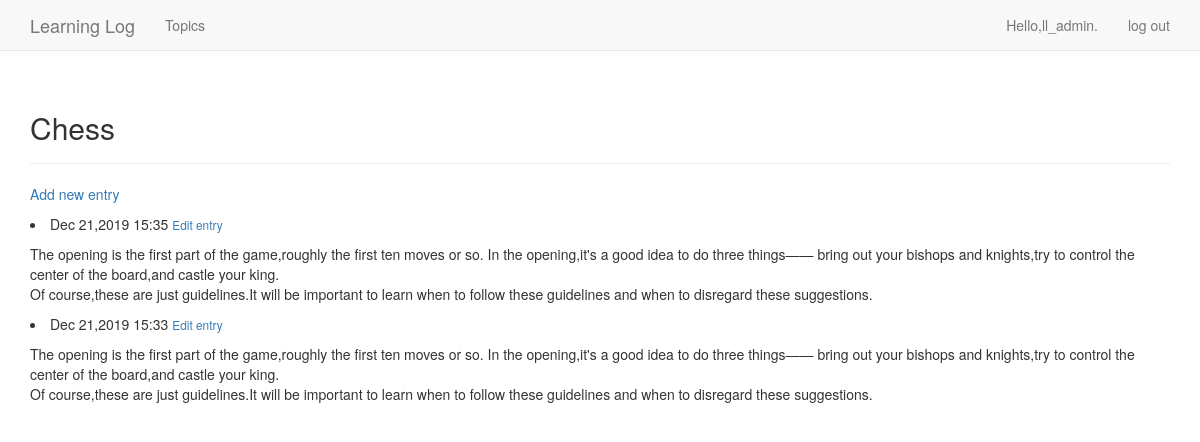
Before: /topic/1/ (signed in) with the older database file.
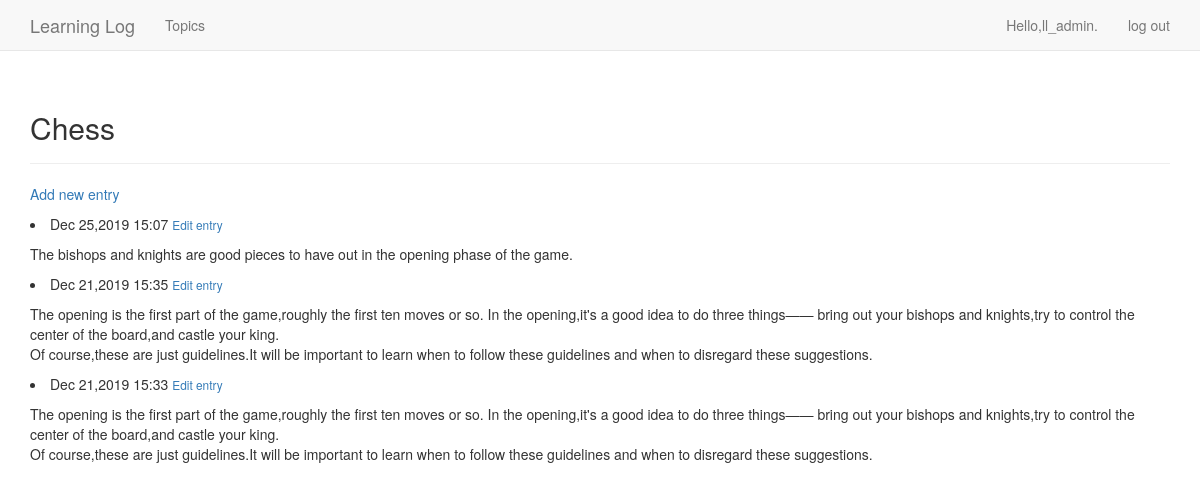
After: the same page with the newer database file.
### learning_logs/models.py (models this page shows, shortened)
class Topic(models.Model):
    text = models.CharField(max_length=200)
    data_added = models.DateTimeField(auto_now_add=True)
    owner = models.ForeignKey(User,on_delete=models.CASCADE)
    def __str__(self):
      return self.text

class Entry(models.Model):
  topic = models.ForeignKey(Topic,on_delete=models.CASCADE)#提供一个多对一关系
  text = models.TextField()
  data_added =models.DateTimeField(auto_now_add=True)
  class Meta:
    verbose_name_plural = 'entries'

### learning_logs/views.py (the view)
# urls.py: re_path(r"topic/(?P<topic_id>\d+)/",views.topic,name='topic'),
@login_required
def topic(request,topic_id):
    topic = Topic.objects.get(id=topic_id)
    check_topic_owner(request, topic)
    entries = topic.entry_set.order_by("-data_added")
    context = {'topic':topic,'entries':entries}
    return render(request,'learning_logs/topic.html',context)

### learning_logs/views.py (called while the page is built)
def check_topic_owner(request,topic):
    if topic.owner != request.user:
        raise Http404

### learning_logs/templates/learning_logs/topic.html
{% extends "learning_logs/base.html" %}
{% block header %}
    <h2>{{ topic }}</h2>
{% endblock header %}
{% block content %}
    <p>
        <a href="{% url 'learning_logs:new_entry' topic.id %}"> Add new entry</a>
    </p>
    {% for entry in entries %}
        <div>
            <li>
                {{ entry.data_added|date:'M d,Y H:i' }}
                <small>
                    <a href="{% url 'learning_logs:edit_entry' entry.id %}">Edit entry</a>
                </small>
            </li>
            <p>{{ entry.text|linebreaks }}</p>
        </div>
    {% empty %}
        <li>
            There are no entries for this topic yet.
        </li>
    {% endfor %}
{% endblock content %}

### learning_logs/templates/learning_logs/base.html (shortened to what this page needs)
{% load bootstrap3 %}
<!DOCTYPE html>
<html lang="en">
  <head>
    {% bootstrap_css %}
  </head>
  <body>
    <nav class="navbar navbar-default navbar-static-top">
      <div class="container">
        <div class="navbar-header">
          <a class="navbar-brand" href="{% url 'learning_logs:index' %}">Learning Log</a>
        </div>
        <div id="navbar" class="navbar-collapse collapse">
          <ul class="nav navbar-nav">
            <li>
              <a href="{% url 'learning_logs:topics' %}">Topics</a>
            </li>
          </ul>
          <ul class="nav navbar-nav navbar-right">
            {% if user.is_authenticated %}
              <li>
                <a>Hello,{{ user.username }}.</a>
              </li>
              <li>
                <a href="{% url 'users:logout' %}">log out</a>
              </li>
            {% endif %}
          </ul>
        </div>
      </div>
    </nav>
    <div class="container">
      <div class="page-header">
        {% block header %}
        {% endblock header %}
      </div>
      <div>
        {% block content %}
        {% endblock content %}
      </div>
    </div>
  </body>
</html>

Changed rows visible on the page:
added Entry: data_added "Dec 25,2019 15:07", text "The bishops and knights are good pieces to have out in the opening phase of the game."
